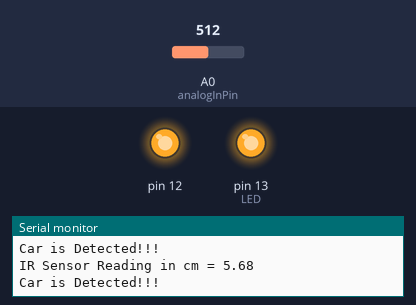
This sketch was run on a simulated Arduino Uno, built with avr-gcc and run on an emulated ATmega328P. Shown: output pins drawn as LEDs (lit = HIGH), the last lines printed to the serial monitor. The inputs (shaded band) are chosen by the test bench; at power-on: A0 (analogInPin) = 512.

Above: at 1.8 s.
1.9 s: A0 (analogInPin) set to 349
3.4 s: A0 (analogInPin) set to 317
At 5.1 s:
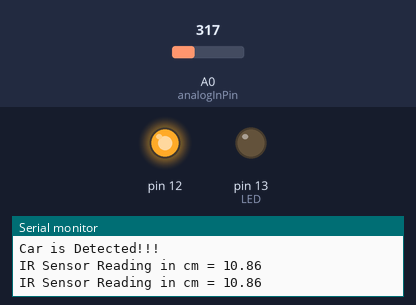
5.5 s: A0 (analogInPin) set to 511
At 6.7 s:
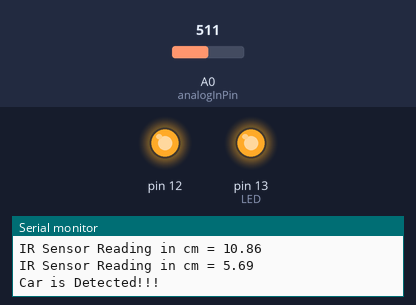
7.5 s: A0 (analogInPin) set to 306
At 8.3 s:
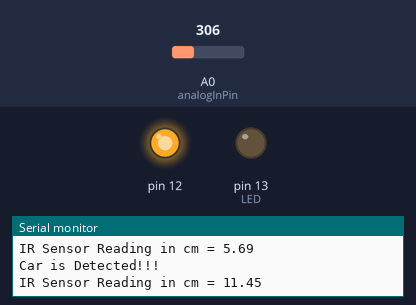
Timing chart, 0 to 10.5 s (numbered marks = the images above; inputs shaded):
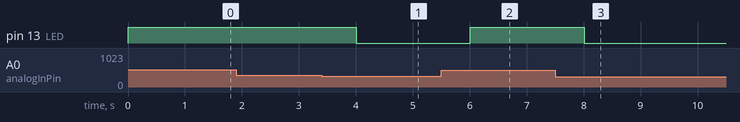

Measured:
- the behaviour switches between 336 and 335 on A0 (analogInPin) (found by bisection; images 0 and 1)
- after the input at 3.4 s, pin 13 (LED): HIGH → LOW after 0.60 s
- after the input at 5.5 s, pin 13 (LED): LOW → HIGH after 0.51 s
- after the input at 7.5 s, pin 13 (LED): HIGH → LOW after 0.51 s

The sketch:

Sensor_Reading.ino
```cpp
/*
 Reads the analog sensor value,
 Converts it to distance,
 Displays the distance in a Serial Port,
 Turns the LED ON when a car is detected.

 ****** This code is written for Arduino UNO ******

 created 03 Mar. 2016
 by Varol Burak Aydemir

 */

// These constants won't change.  They're used to give names
// to the pins used:
const int analogInPin = A0;  // Analog input pin that the IR sensor is attached to

int sensorValue = 0;        // value read from the IR sensor
float voltage = 0.0;        // IR sensor value in floating point arithmetic
float distance = 0.0;       // Distance of the object detected to the IR sensor.
boolean isCarParked = false;  //TRUE if a car is detected and FALSE if a car is not detected.

void setup() {
  // initialize serial communications at 9600 bps:
  Serial.begin(9600);
  pinMode(13, OUTPUT); //LED
  pinMode(12, OUTPUT);
  digitalWrite(12, HIGH);
}

void loop() {
  // read the analog in value:
  sensorValue = analogRead(analogInPin);
  // convert the int value to floating point arithmetic.
  voltage = sensorValue * (3.3 / 1023.0);
  // convert the analog input voltage to the distance based on the measurements for 3.3V and GPIO pin conditions.
  if (voltage < 2.2 || voltage > 0.75) { //This is the valid measurement range for the sensor.
    distance = 7.4845 / (voltage - 0.3336);
    if (distance < 10) {
      isCarParked = true;
      digitalWrite(13, HIGH);
    } else {
      isCarParked = false;
      digitalWrite(13, LOW);
    }
  } else { //Usually if voltage is outside of this range, then it means there is an object within 0-4cm to the distance.
    distance = 100; //invalid distance
    digitalWrite(13, HIGH);
    isCarParked = true;
  }

  // print the results to the serial monitor:
  Serial.print("IR Sensor Reading in cm = ");
  Serial.println(distance);
  if (isCarParked)
  {
    Serial.println("Car is Detected!!!");
  }
  /*
  uint8_t randomSignal = random(2);
  Serial.print(F("Generated Signal: "));
  Serial.println(randomSignal);
  */


  // wait 1 seconds before the next loop
  // for the analog-to-digital converter to settle
  // after the last reading and as a sampling time:
  delay(1000);
}
```
